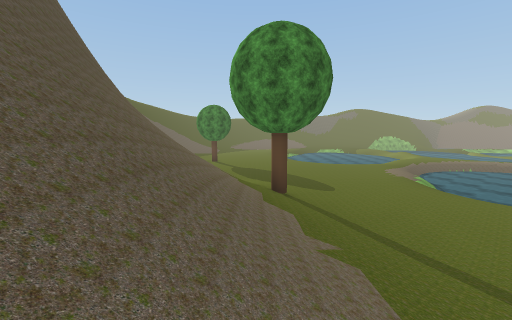
view 1 (above)

17 first-person views from a walk through a 3-D level made in the Unity game engine. The camera is 1.3 m above the floor, tilts 6° down and sees 90° across. The floor is counted in squares, 2 m on a side. Each view is taken from the middle of a square. On the plan, view 1 faces up. The plan holds only what a view shows up to about 9 squares ahead; the rest is blank. The place goes on beyond the plan. Some trees and plants on the terrain are drawn as simple stand-ins. The player character is not drawn. Some surface patterns are stand-ins.

view 2
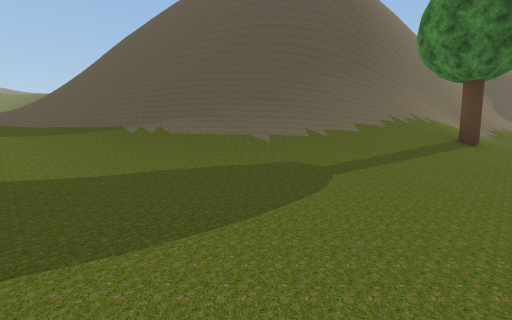

view 3
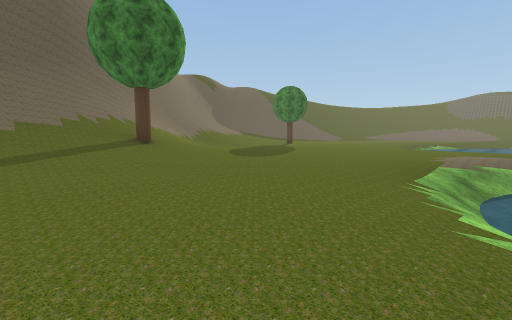

view 4
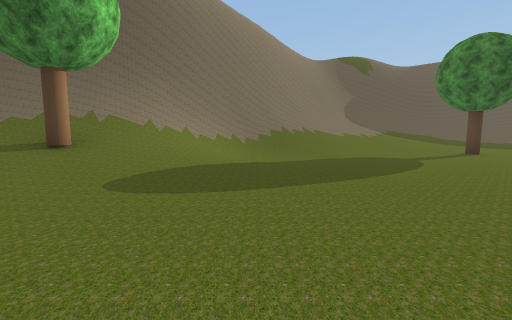

view 5
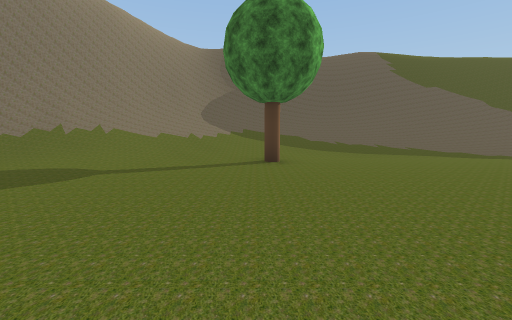

view 6
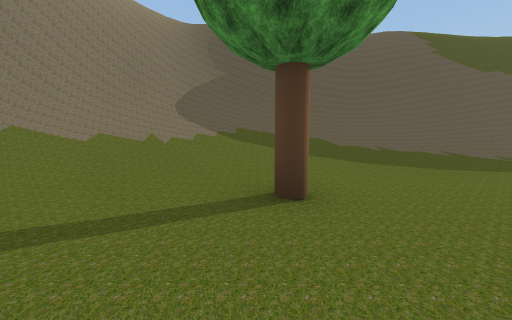

view 7
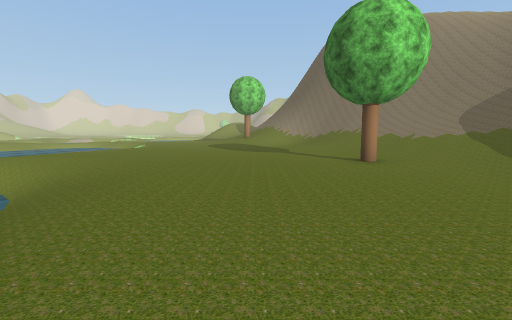

view 8
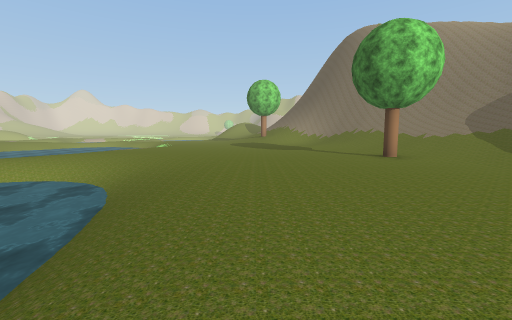

view 9
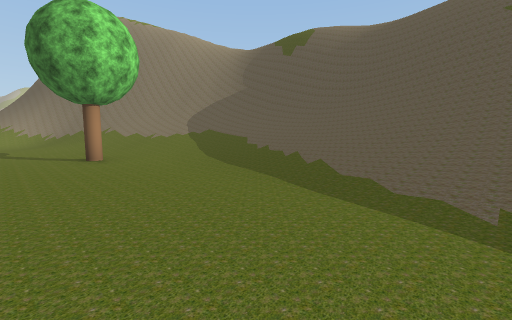

view 10
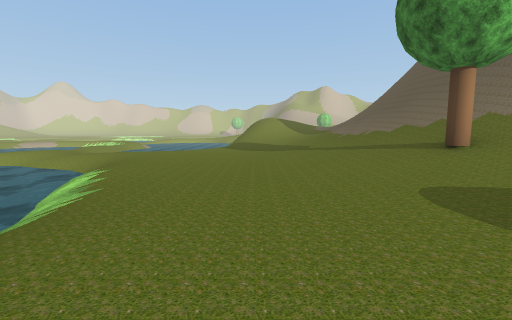

view 11
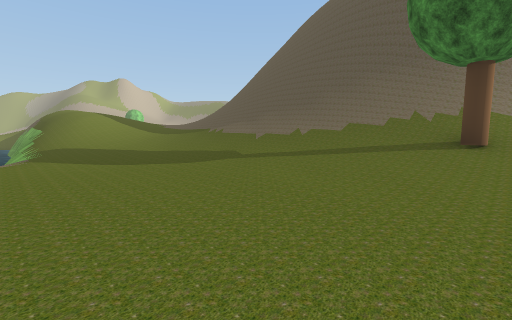

view 12
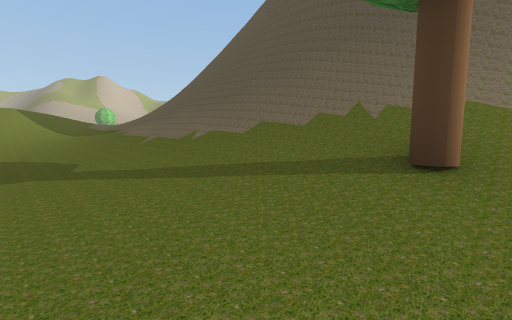

view 13
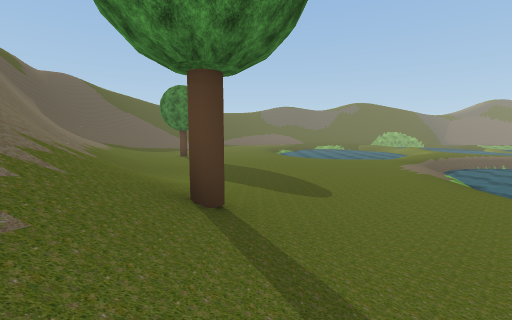

view 14
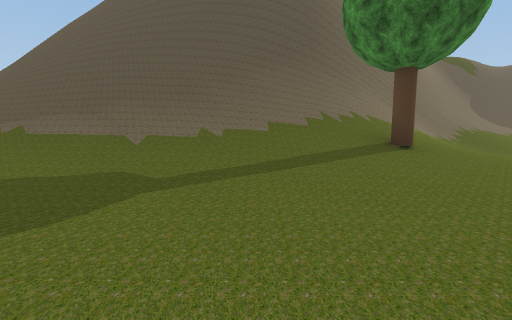

view 15
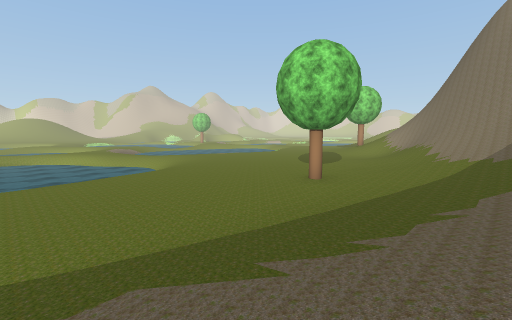

view 16
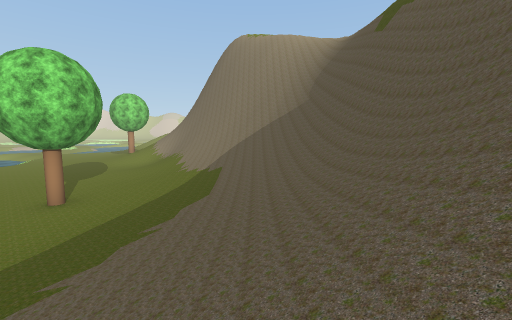

view 17
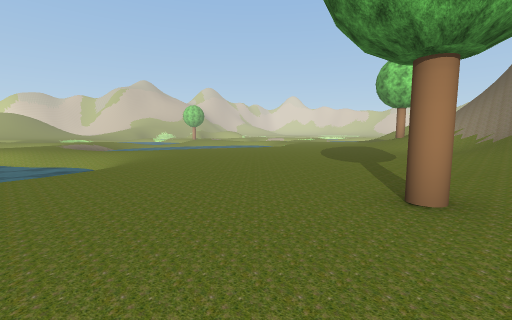

### Floor plan
Key: @ floor where view 1 was taken; # wall or solid block; . main floor; : floor 0.5 m higher than the main floor; - floor 0.75 m lower than the main floor; + floor 1 m higher than the main floor; * floor 1.25 m higher than the main floor; % floor 1.75 m higher than the main floor; & floor 2 m higher than the main floor; $ floor 2.5 m higher than the main floor; / step, stairs or slope; = window, fence, low wall or low ledge; ~ water the walk can cross; ≈ water the walk keeps out of; v drop or lower ground; O other object.
Columns run from 12 left of view 1 to 10 right of it. Each row starts with its distance up from view 1.
 22   #/////:... .
 21  /##///+:...../≈≈≈≈
 20 //##///+:...../~≈≈≈
 19 //##///+:....../≈≈
 18  /##//++:....../≈≈≈≈≈≈
 17   v#///+:....../-≈≈≈~/
 16   v#=//+::......//~//
 15   v##///+:O..........
 14   /##///+::.........
 13   /v#=///:::........
 12   /v##///+::........≈≈≈
 11    /v##///+::....../≈≈
 10     vv##//+:::...../≈
  9       v##//::::.../≈≈≈
  8       v###//+::....≈≈
  7        v##///+::...~≈
  6          #///O::....≈
  5          #////+:....≈≈
  4         v##///+:....≈≈≈
  3         v##///+:..../≈≈
  2         v##///+::..../-
  1         v##///+::......
  0         v##/@/+::..
 -1         v#////++::.
 -2          #////++::/
 -3         ##///%+++:/
 -4         #////%**+//
 -5         #///&%%%//≈
 -6          //$  && /≈
 -7          //

Positions as (right, up) in squares from view 1, and headings:
1: (0, 0), facing up
2: (6, 1), facing left
3: (7, 3), facing up-left
4: (5, 9), facing left
5: (3, 15), facing left
6: (0, 15), facing left
7: (0, 21), facing down
8: (1, 22), facing down
9: (-1, 22), facing down-left
10: (4, 10), facing down
11: (6, 6), facing down-left
12: (3, 6), facing down-left
13: (1, 3), facing up
14: (5, 3), facing left
15: (-6, 21), facing down-right
16: (-7, 21), facing down
17: (-3, 18), facing down-right
